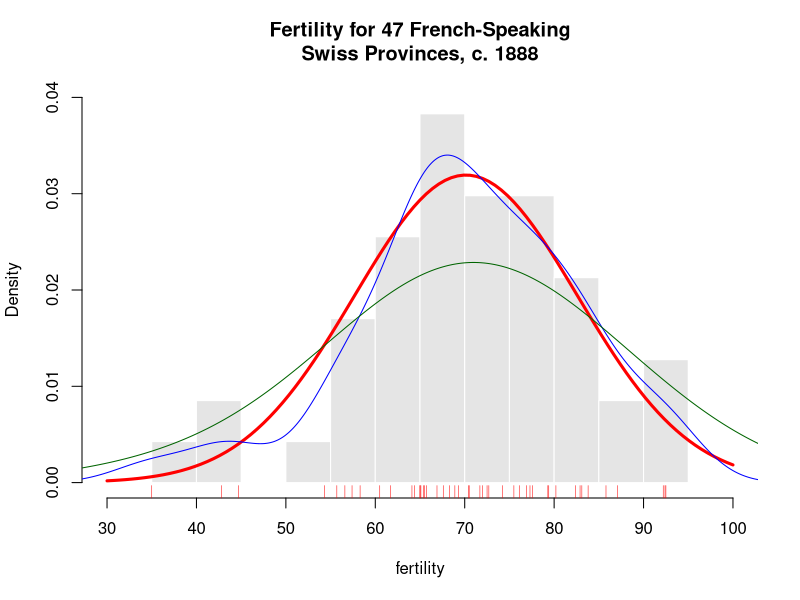

This chart was generated by the following R code:
# Ex02_05
# Overlaying Plots

# LOAD DATASET
require('datasets')
?swiss
swiss
str(swiss)
data(swiss)
fertility <- swiss$Fertility

# PLOTS
# Plot 1: Histogram

h <- hist(fertility,
          prob = TRUE, # Flipside of "freq = FALSE"
          ylim = c(0, 0.04),
          xlim = c(30, 100),
          breaks = 11,
          col = "#E5E5E5",
          border = 0,
          main = "Fertility for 47 French-Speaking\nSwiss Provinces, c. 1888")


# Plot 2: Normal curve (if prob = TRUE) # Density normal curve of the normal distribution 
# Centered on the mean of (fertility), using Standard Deviation of Mean of (fertility)
# Bell Curve

curve(dnorm(x, mean = mean(fertility), sd = sd(fertility)),
      col = 'red',
      lwd = 3, # Thee pixels thick
      add = TRUE) # Add to existing chart.

# Plot 3 & 4: Kernel density lines (if prob = TRUE) # Like a smoothed histogram
lines(density(fertility), col = "blue") # function is lines
lines(density(fertility, adjust = 3), col = "darkgreen")

# Plot 5: Rug (That is, lineplot under histogram)
# Gives indication of every data point, and explains why the lines are as tall as they are
rug(fertility, col = 'red') 

rm(list = ls()) # Clean Up

















